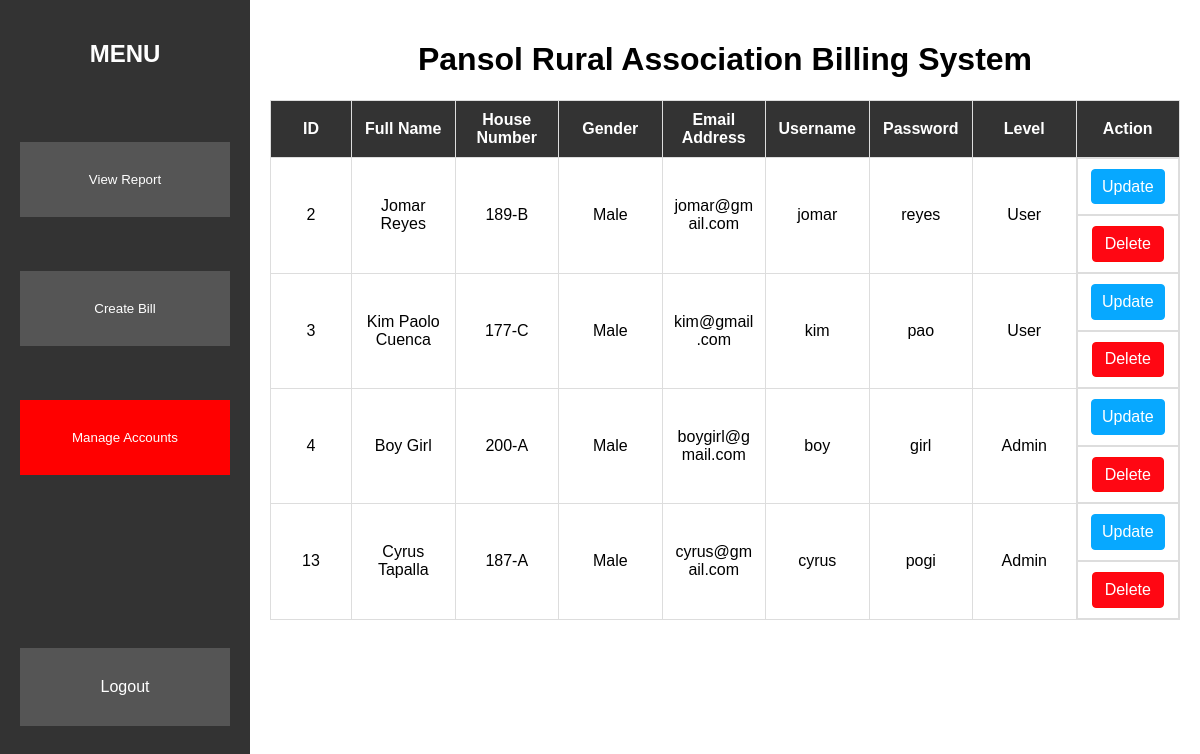
The app's page /WebSys/manageAcc.php (signed in), older data.
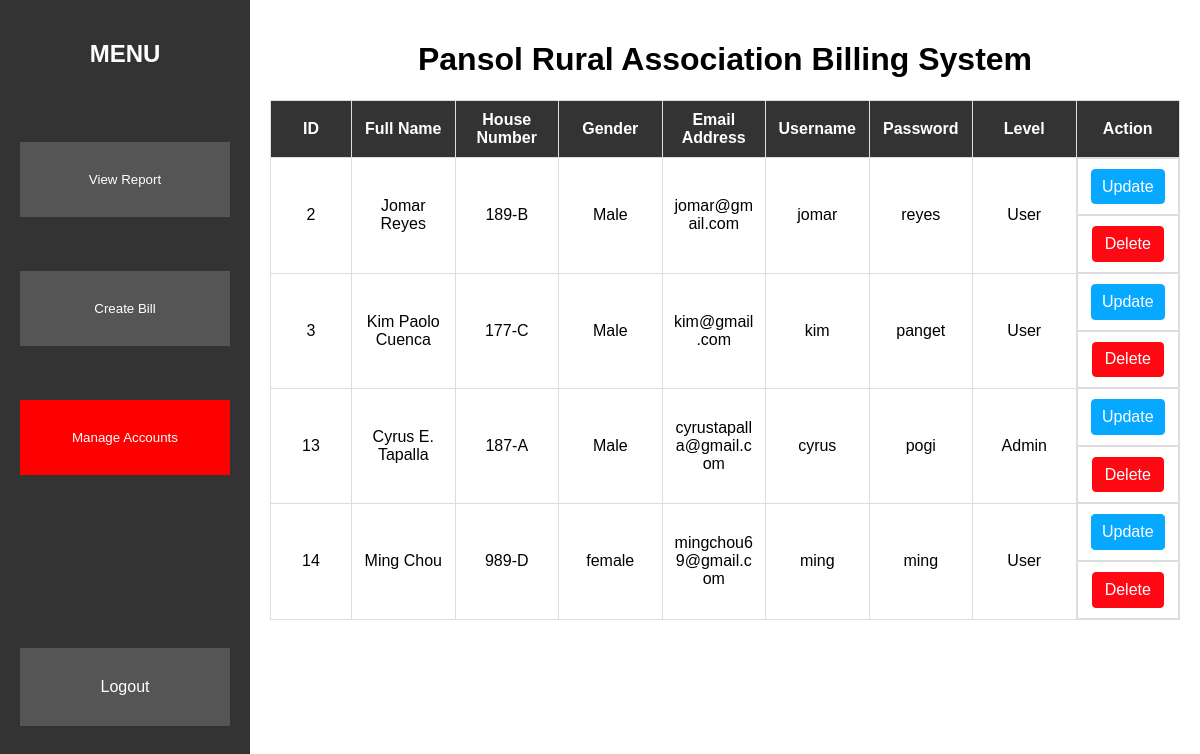
The same page, newer data.
### tables this page shows
CREATE TABLE IF NOT EXISTS `tbl_account` (
  `UserID` int NOT NULL AUTO_INCREMENT,
  `Username` varchar(100) NOT NULL,
  `Password` varchar(255) NOT NULL,
  `Level` varchar(20) NOT NULL,
  `Name` varchar(100) NOT NULL,
  `HouseNumber` varchar(100) NOT NULL,
  `Sex` varchar(20) NOT NULL,
  `Email` varchar(100) NOT NULL,
  PRIMARY KEY (`UserID`)
);

### WebSys/php/accDisplay.php (called while the page is built, shortened)
<?php
require "./php/dbCon.php";
$sqlQuery = "CALL SP_DisplayAccount();";
$result = $conn->query($sqlQuery);
$data = array();
while ($row = $result->fetch_assoc()) {
    $data[] = array(
        'UserID' => isset($row['UserID']) ? $row['UserID'] : '',
        'Name' => isset($row['Name']) ? $row['Name'] : '',
        'HouseNumber' => isset($row['HouseNumber']) ? $row['HouseNumber'] : '',
        'Sex' => isset($row['Sex']) ? $row['Sex'] : '',
        'Email' => isset($row['Email']) ? $row['Email'] : '',
        'Username' => isset($row['Username']) ? $row['Username'] : '',
        'Password' => isset($row['Password']) ? $row['Password'] : '',
        'Level' => isset($row['Level']) ? $row['Level'] : '',
    );
}
?>

### WebSys/manageAcc.php (the view, shortened to what this page needs)
<?php require "./php/authenticateaccount.php" ?>
<!DOCTYPE html>
<html lang="en">
<head>
    <link rel="stylesheet" href="./css/manageAcc.css">
    <link rel="stylesheet" href="./css/modal.css">
</head>
<body>
    <div id="sidebar">
        <h2>MENU</h2><br/><br/><br/>
        <button class='viewReport' id='viewReportButton'>View Report</button><br /><br/><br/>
        <button class='createBill' id='createBillButton'>Create Bill</button><br /><br/><br/>
        <button class='manageAccounts active' id='manageAccountsButton'>Manage Accounts</button><br /><br/><br/>
        <a href="./php/logoutAdmin.php" class='logout'>Logout</a><br /><br/><br/>
    </div>
    <?php
    require "./php/accDisplay.php";
    ?>
 <div id="content">
    <h1>Pansol Rural Association Billing System</h1>
    <table>
        <thead>
            <tr>
                <th>ID</th>
                <th>Full Name</th>
                <th>House Number</th>
                <th>Gender</th>
                <th>Email Address</Address></th>
                <th>Username</th>
                <th>Password</th>
                <th>Level</th>
                <th>Action</th>
            </tr>
        </thead>
        <tbody>
                <?php foreach ($data as $row): ?>
                    <tr data-user-id="<?= $row['UserID'] ?>" data-name="<?= $row['Name'] ?>" data-house-number="<?= $row['HouseNumber'] ?>"
                        data-gender="<?= $row['Sex'] ?>" data-email="<?= $row['Email'] ?>" data-username="<?= $row['Username'] ?>"
                        data-password="<?= $row['Password'] ?>" data-level="<?= $row['Level'] ?>">
                        <td><?= $row['UserID'] ?></td>
                        <td><?= $row['Name'] ?></td>
                        <td><?= $row['HouseNumber'] ?></td>
                        <td><?= $row['Sex'] ?></td>
                        <td><?= $row['Email'] ?></td>
                        <td><?= $row['Username'] ?></td>
                        <td><?= $row['Password'] ?></td>
                        <td><?= $row['Level'] ?></td>
                        <td style='text-align: center; display: flex; gap: 4px;'>
                            <button class='update-button btn btn-primary turned-button' data-user-id="<?= $row['UserID'] ?>">Update</button>
                        </td>
                        <td style='text-align: center; display: flex; gap: 4px;'>
                        <button class='delete-button' data-user-id="<?= $row['UserID'] ?>">Delete</button>
                        </td>
                    </tr>
                <?php endforeach; ?>
            </tbody>
        </table>
    </div>
</body>
</html>

### WebSys/css/manageAcc.css (style rules this page uses)
body { font-family: Arial, sans-serif; margin: 0; padding: 0; display: flex; }
#sidebar { position: fixed; top: 0; left: 0; height: 100vh; width: 250px; background-color: #333; color: white; padding: 20px; box-sizing: border-box; display: flex; flex-direction: column; }
#content { margin-left: 250px; padding: 20px; box-sizing: border-box; width: calc(100% - 250px); }
table { border-collapse: collapse; width: 100%; margin-bottom: 20px; border: 1px solid #ddd; table-layout: fixed; }
h1, h2 { text-align: center; }
th, td { border: 1px solid #ddd; padding: 10px; text-align: center; max-width: 200px; word-wrap:break-word; }
th { background-color: #333; color: white; }
table th:first-child, table td:first-child { width: 60px; }
.viewReport, .createBill, .manageAccounts { padding: 30px; background-color: #555; color: white; text-decoration: none; border: none; cursor: pointer; text-align: center; }
.manageAccounts.active { background-color: red; color: white; }
.logout { margin-top: auto; padding: 30px; background-color: #555; color: white; text-decoration: none; border: none; cursor: pointer; text-align: center; }

### WebSys/css/modal.css (style rules this page uses)
.btn, .delete-button { display: inline-block; font-weight: 400; text-align: center; white-space: nowrap; vertical-align: middle; -webkit-user-select: none; -moz-user-select: none; -ms-user-select: none; user-select: none; border: 1px solid transparent; padding: .300rem .75rem; font-size: 1rem; line-height: 1.5; border-radius: .25rem; transition: color .15s ease-in-out,background-color .15s ease-in-out,border-color .15s ease-in-out,box-shadow .15s ease-in-out; cursor: pointer; }
.btn-primary { padding: .300rem .65rem; color: #fff; background-color: #07a8ff; border-color: #07a8ff; display: block; margin: 0 auto; }
.delete-button { color: #fff; background-color: rgb(255, 7, 19); border-color: #ff0707; display: block; margin: 0 auto; }
h2 { text-align: center; }

Row changes from the older to the newer data that the page shows:
removed tbl_account: UserID "4", Name "Boy Girl", HouseNumber "200-A", Sex "Male", Email "boygirl@gmail.com", Username "boy", Password "girl", Level "Admin"
changed tbl_account "Kim Paolo Cuenca": Password "pao" → "panget"
changed tbl_account "cyrus": Name "Cyrus Tapalla" → "Cyrus E. Tapalla"; Email "cyrus@gmail.com" → "cyrustapalla@gmail.com"
added tbl_account: UserID "14", Name "Ming Chou", HouseNumber "989-D", Sex "female", Email "mingchou69@gmail.com", Username "ming", Password "ming", Level "User"
